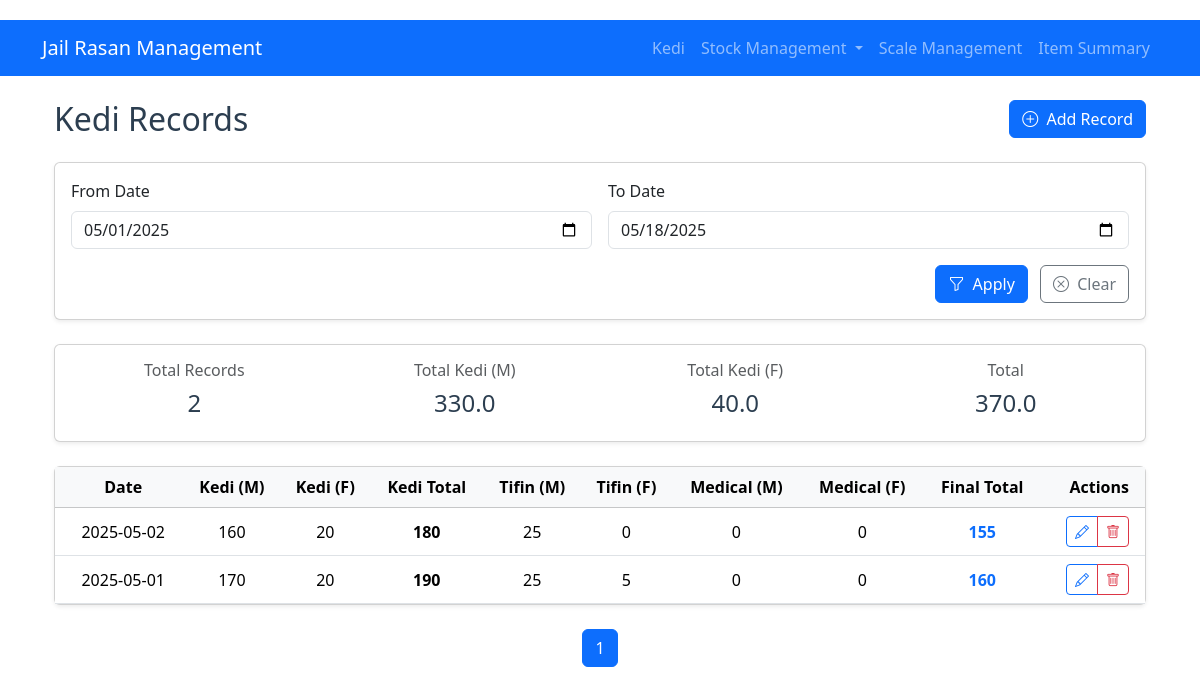
Page /kedi on the earlier database version.
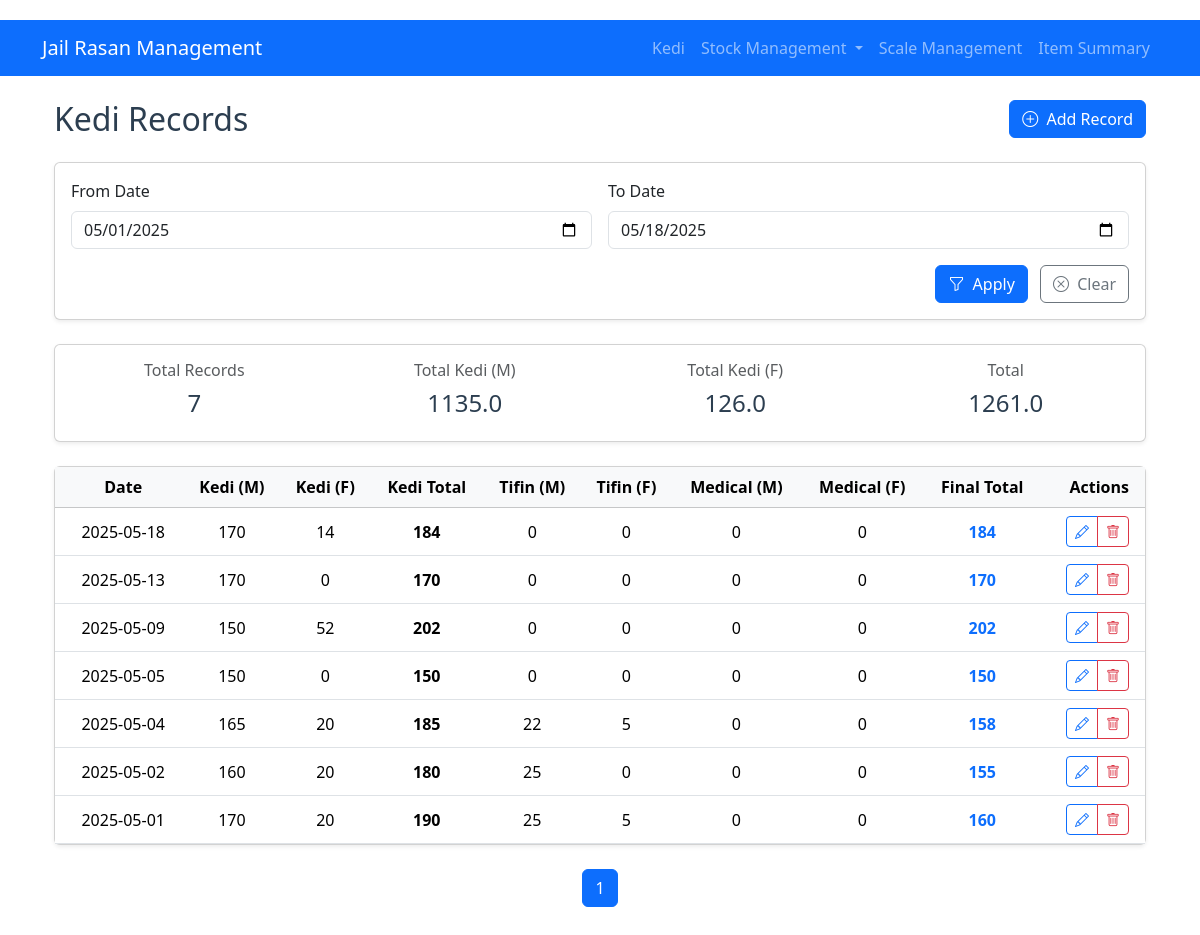
Same page on the later database version.
### models.py (models this page shows, shortened)
class RasanRecord(db.Model):
    id = db.Column(db.Integer, primary_key=True)
    date = db.Column(db.Date, nullable=False, unique=True)
    kedi_m = db.Column(db.Integer, nullable=False, default=0)
    kedi_f = db.Column(db.Integer, nullable=False, default=0)
    tifin_m = db.Column(db.Integer, nullable=False, default=0)
    tifin_f = db.Column(db.Integer, nullable=False, default=0)
    medical_m = db.Column(db.Integer, nullable=False, default=0)
    medical_f = db.Column(db.Integer, nullable=False, default=0)
    def total(self):
        return (self.kedi_m + self.kedi_f) - (self.tifin_m + self.tifin_f) - (self.medical_m + self.medical_f)
    def kedi_total(self):
        return self.kedi_m + self.kedi_f

### app.py (the view)
@app.route('/kedi')
def kedi():
    page = request.args.get('page', 1, type=int)
    start_date = request.args.get('start_date')
    end_date = request.args.get('end_date')
    query = RasanRecord.query.order_by(RasanRecord.date.desc())
    if start_date:
        query = query.filter(RasanRecord.date >= start_date)
    if end_date:
        query = query.filter(RasanRecord.date <= end_date)
    pagination = query.paginate(page=page, per_page=10)
    return render_template('kedi/list.html',
                         records=pagination.items,
                         pagination=pagination)

### templates/kedi/list.html (shortened to what this page needs)
{% extends "base.html" %}
{% block content %}
<div class="container mt-4">
    <div class="d-flex justify-content-between align-items-center mb-4">
        <h2 class="mb-0">Kedi Records</h2>
        <div>
            <a href="{{ url_for('add_kedi') }}" class="btn btn-primary">
                <i class="bi bi-plus-circle me-1"></i> Add Record
            </a>
        </div>
    </div>
    <div class="card shadow-sm mb-4">
        <div class="card-body">
            <form method="GET" class="row g-3">
                <div class="col-md-6">
                    <label for="start_date" class="form-label">From Date</label>
                    <input type="date" class="form-control" id="start_date" name="start_date"
                           value="{{ request.args.get('start_date', '') }}">
                </div>
                <div class="col-md-6">
                    <label for="end_date" class="form-label">To Date</label>
                    <input type="date" class="form-control" id="end_date" name="end_date"
                           value="{{ request.args.get('end_date', '') }}">
                </div>
                <div class="col-12 text-end">
                    <button type="submit" class="btn btn-primary me-2">
                        <i class="bi bi-funnel me-1"></i> Apply
                    </button>
                    <a href="{{ url_for('kedi') }}" class="btn btn-outline-secondary">
                        <i class="bi bi-x-circle me-1"></i> Clear
                    </a>
                </div>
            </form>
        </div>
    </div>
<div class="card shadow-sm mb-4">
    <div class="card-body">
        <div class="row text-center">
            <div class="col-md-3">
                <h6 class="text-muted">Total Records</h6>
                <h4>{{ records|length }}</h4>
            </div>
            <div class="col-md-3">
                <h6 class="text-muted">Total Kedi (M)</h6>
                <h4>
                    {% set total_m = records|sum(attribute='kedi_m') %}
                    {{ "%.1f"|format(total_m) }}
                </h4>
            </div>
            <div class="col-md-3">
                <h6 class="text-muted">Total Kedi (F)</h6>
                <h4>
                    {% set total_f = records|sum(attribute='kedi_f') %}
                    {{ "%.1f"|format(total_f) }}
                </h4>
            </div>
            <div class="col-md-3">
                <h6 class="text-muted"> Total</h6>
                <h4>
                    {% set kedi_totals = records|map(attribute='kedi_m')|list + records|map(attribute='kedi_f')|list %}
                    {{ "%.1f"|format(kedi_totals|sum) }}
                </h4>
            </div>
        </div>
    </div>
</div>
    <div class="card shadow-sm">
        <div class="card-body p-0">
            <div class="table-responsive">
                <table class="table table-hover align-middle mb-0">
                    <thead class="table-light">
                        <tr>
                            <th class="ps-3">Date</th>
                            <th>Kedi (M)</th>
                            <th>Kedi (F)</th>
                            <th>Kedi Total</th>
                            <th>Tifin (M)</th>
                            <th>Tifin (F)</th>
                            <th>Medical (M)</th>
                            <th>Medical (F)</th>
                            <th>Final Total</th>
                            <th class="text-end pe-3">Actions</th>
                        </tr>
                    </thead>
                    <tbody>
                        {% for record in records %}
                        <tr>
                             <td class="ps-3">{{ record.date.strftime('%Y-%m-%d') }}</td>
    <td>{{ record.kedi_m }}</td>
    <td>{{ record.kedi_f }}</td>
    <td class="fw-bold">{{ record.kedi_total() }}</td>
    <td>{{ record.tifin_m }}</td>
    <td>{{ record.tifin_f }}</td>
    <td>{{ record.medical_m }}</td>
    <td>{{ record.medical_f }}</td>
    <td class="fw-bold text-primary">{{ record.total() }}</td>
                            <td class="text-end pe-3">
                                <div class="btn-group" role="group">
                                    <a href="{{ url_for('edit_kedi', id=record.id) }}"
                                       class="btn btn-sm btn-outline-primary"
                                       data-bs-toggle="tooltip" title="Edit">
                                        <i class="bi bi-pencil"></i>
                                    </a>
                                    <a href="{{ url_for('delete_kedi', id=record.id) }}"
                                       class="btn btn-sm btn-outline-danger"
                                       data-bs-toggle="tooltip" title="Delete"
                                       onclick="return confirm('Delete this record?')">
                                        <i class="bi bi-trash"></i>
                                    </a>
                                </div>
                            </td>
                        </tr>
                        {% endfor %}
                    </tbody>
                </table>
            </div>
        </div>
    </div>
    {% if pagination %}
    <nav class="mt-4">
        <ul class="pagination justify-content-center">
            {% for page_num in pagination.iter_pages() %}
                {% if page_num %}
                    <li class="page-item {% if page_num == pagination.page %}active{% endif %}">
                        <a class="page-link" href="{{ url_for('kedi', page=page_num, start_date=request.args.get('start_date'), end_date=request.args.get('end_date')) }}">
                            {{ page_num }}
                        </a>
                    </li>
                {% else %}
                    <li class="page-item disabled">
                        <span class="page-link">...</span>
                    </li>
                {% endif %}
            {% endfor %}
        </ul>
    </nav>
    {% endif %}
</div>
{% endblock %}

### templates/base.html (shortened to what this page needs)
<!DOCTYPE html>
<html lang="en">
<head>
    {% block styles %}
      <link href="https://cdn.jsdelivr.net/npm/bootstrap@5.3.6/dist/css/bootstrap.min.css" rel="stylesheet">
 <link rel="stylesheet" href="https://cdn.jsdelivr.net/npm/bootstrap-icons@1.13.1/font/bootstrap-icons.min.css">
    <link rel="stylesheet" href="{{ url_for('static', filename='style.css') }}">
    {% endblock %}
</head>
<body>
  <nav class="navbar navbar-expand-lg navbar-dark bg-primary">
    <div class="container">
        <a class="navbar-brand" href="{{ url_for('index') }}">Jail Rasan Management</a>
        <div class="collapse navbar-collapse" id="navbarNav">
            <ul class="navbar-nav ms-auto">
                <li class="nav-item">
                    <a class="nav-link" href="{{ url_for('kedi') }}">Kedi</a>
                </li>
                <li class="nav-item dropdown">
    <a class="nav-link dropdown-toggle" href="#" role="button" data-bs-toggle="dropdown">
        Stock Management
    </a>
</li>
                <li class="nav-item">
                    <a class="nav-link" href="{{ url_for('scale_list') }}">Scale Management</a>
                </li>
                 <li class="nav-item">
    <a class="nav-link" href="{{ url_for('item_summary') }}">Item Summary</a>
</li>
            </ul>
        </div>
    </div>
</nav>
<div class="container mt-4">
    {% block content %}{% endblock %}
</div>
</body>
</html>

### static/style.css (style rules this page uses)
body { padding-top: 20px; padding-bottom: 20px; }
.table th, .table td { vertical-align: middle; text-align: center; }
h2, h4 { color: #2c3e50; }

Differences in the rows shown:
added RasanRecord: date "2025-05-18", kedi_m "170", kedi_f "14", kedi_total "184", tifin_m "0", tifin_f "0", medical_m "0", medical_f "0", total "184"
added RasanRecord: date "2025-05-13", kedi_m "170", kedi_f "0", kedi_total "170", tifin_m "0", tifin_f "0", medical_m "0", medical_f "0", total "170"
added RasanRecord: date "2025-05-09", kedi_m "150", kedi_f "52", kedi_total "202", tifin_m "0", tifin_f "0", medical_m "0", medical_f "0", total "202"
added RasanRecord: date "2025-05-05", kedi_m "150", kedi_f "0", kedi_total "150", tifin_m "0", tifin_f "0", medical_m "0", medical_f "0", total "150"
added RasanRecord: date "2025-05-04", kedi_m "165", kedi_f "20", kedi_total "185", tifin_m "22", tifin_f "5", medical_m "0", medical_f "0", total "158"
Other differences:
{{ records|length }}: "2" → "7"
{{ "%.1f"|format(total_m) }}: "330.0" → "1135.0"
{{ "%.1f"|format(total_f) }}: "40.0" → "126.0"
{{ "%.1f"|format(kedi_totals|sum) }}: "370.0" → "1261.0"
